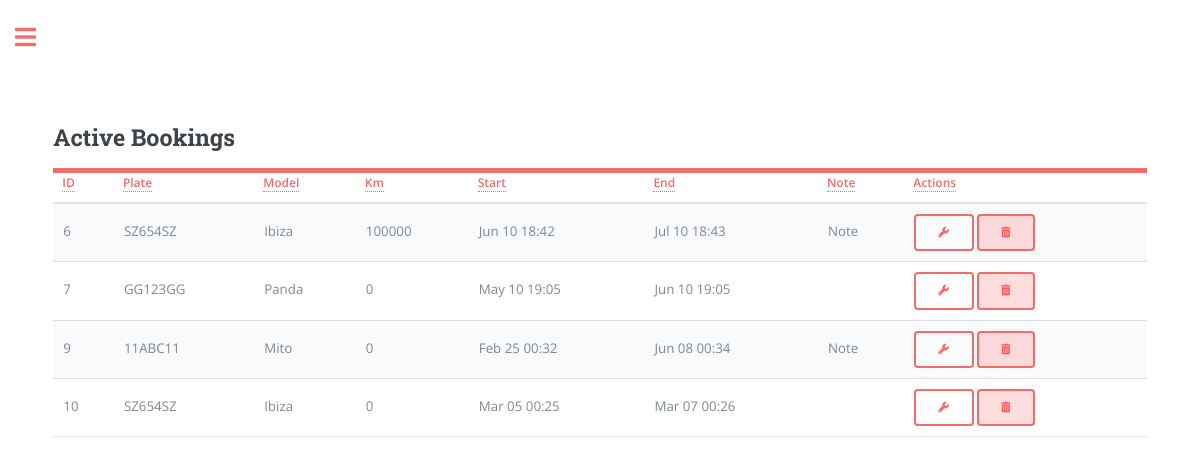
Before: /bookings_view (signed in) with the older database file.
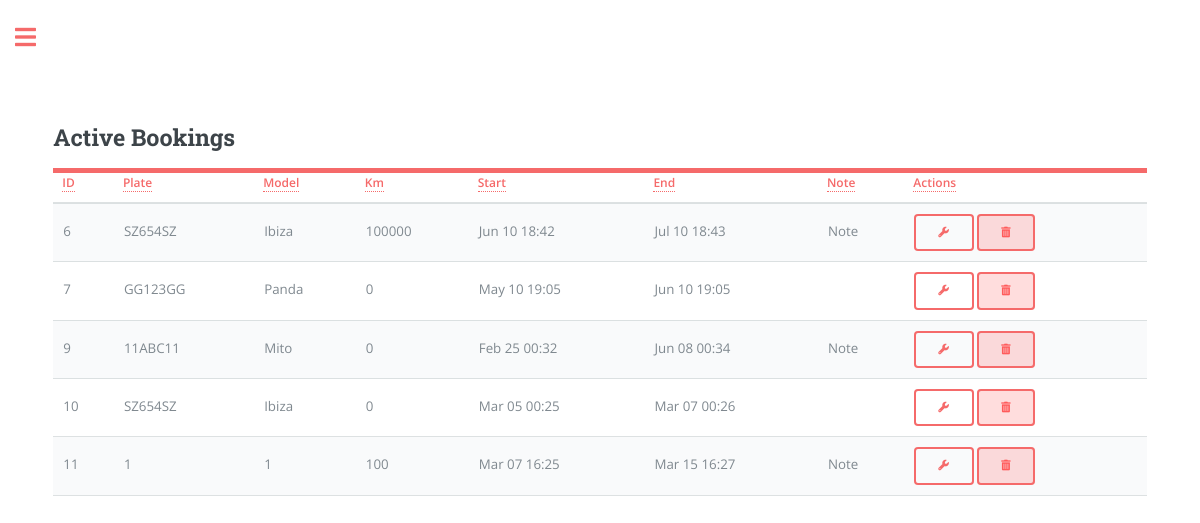
After: the same page with the newer database file.
### app/models.py (models this page shows, shortened)
class Booking(db.Model):
    id = db.Column(db.Integer, primary_key=True)
    start_datetime = db.Column(db.DateTime, nullable=False)
    end_datetime = db.Column(db.DateTime, nullable=False)
    car_plate = db.Column(db.String(8), db.ForeignKey('car.plate'), nullable=False)
    user_id = db.Column(db.Integer, db.ForeignKey('user.id'), nullable=False)
    note = db.Column(db.String(160))
    money = db.Column(db.Integer, default=0, index=True)
    km = db.Column(db.Integer, default=0, index=True) # Car's kilometres when booking
    car = db.relationship('Car', backref='bookings', lazy=True)
    contact_id = db.Column(db.Integer, db.ForeignKey('contacts.id', name='booking_contacts_id'), nullable=True)
    group_id = db.Column(db.Integer, db.ForeignKey('groups.id', name='booking_group'), nullable=True)
    group = db.relationship('Groups', back_populates='bookings', lazy=True)

class Car(db.Model):
    plate = db.Column(db.String(8), primary_key=True, index=True, unique=True)
    make = db.Column(db.String(15), index=True)
    model = db.Column(db.String(15), index=True)
    fuel = db.Column(db.String(8), index=True)
    year = db.Column(db.Integer, index=True)
    cc = db.Column(db.Integer, index=True)
    user_id = db.Column(db.Integer, db.ForeignKey('user.id'))
    days = db.Column(db.Integer, default=0, index=True)
    money = db.Column(db.Integer, default=0, index=True) # Referred as 'revenue'
    car_cost = db.Column(db.Integer, default=0, index=True)
    insurance_cost = db.Column(db.Float, default=0, index=True)
    insurance_expiry_date = db.Column(db.DateTime)
    mot_cost = db.Column(db.Float, default=0, index=True)
    mot_expiry_date = db.Column(db.DateTime)
    road_tax_cost = db.Column(db.Float, default=0, index=True)
    road_tax_expiry_date = db.Column(db.DateTime)
    renewal = db.relationship('Renewal', backref='car', lazy='dynamic')
    km = db.Column(db.Integer, default=0, index=True)

### app/routes.py (the view)
@app.route('/bookings_view', methods=['GET', 'POST'])
@requires_verification
def bookings_view():
    current_date = datetime.utcnow()
    active_bookings = Booking.query.filter(
        (Booking.user_id == current_user.id) &
        (Booking.end_datetime > current_date)
    ).all()
    return render_template('bookings_view.html' if current_user.language == 'en' else f'bookings_view_{current_user.language}.html',
                           user_bookings=active_bookings, page='bookings_view',
                           user_name=current_user.username if current_user.is_authenticated else None)

### app/decorator.py (called while the page is built)
def requires_verification(func):
    @wraps(func)
    def decorated_function(*args, **kwargs):
        if not current_user.is_authenticated:
            flash('You need to log in to access this page.', 'warning')
            return redirect(url_for('login'))  # Redirect to login page
        elif not current_user.is_verified:
            flash('You need to verify your account to access this page.', 'warning')
            return redirect(url_for('confirm_email'))  # Redirect to account verification page
        return func(*args, **kwargs)
    return decorated_function

### app/models.py (called while the page is built)
@login.user_loader
def load_user(id):
    return User.query.get(int(id))

### app/templates/bookings_view.html (shortened to what this page needs)
{% if current_user.language == 'en' %}
    {% extends "index.html" %}
{% else %}
    {% extends "index_" + current_user.language + ".html" %}
{% endif %}
{% block content %}
<head>
  <link rel="stylesheet" href="{{ url_for('static', filename='css/main.css') }}">
  <link rel="stylesheet" href="https://cdnjs.cloudflare.com/ajax/libs/font-awesome/5.15.3/css/all.min.css" />
</head>
<header id="header">
  <h2>Active Bookings</h2>
</header>
<form action="{{ url_for('bookings_manage') }}" method="POST">
<table class="table" id="bookingTable">
    <thead>
      <tr>
        <th scope="col"><a href="#" class="sort-link" data-sort="id">ID</a></th>
        <th scope="col"><a href="#" class="sort-link" data-sort="plate">Plate</a></th>
        <th scope="col"><a href="#" class="sort-link" data-sort="model">Model</a></th>
        <th scope="col"><a href="#" class="sort-link" data-sort="km">{{ current_user.measurement_unit.capitalize() }}</a></th>
        <th scope="col"><a href="#" class="sort-link" data-sort="start_datetime">Start</a></th>
        <th scope="col"><a href="#" class="sort-link" data-sort="end_datetime">End</a></th>
        <th scope="col"><a href="#" class="sort-link" data-sort="note">Note</a></th>
        <th scope="col"><a>Actions</a></th>
      </tr>
    </thead>
    <tbody>
      {% for booking in user_bookings %}
      <tr>
          <td data-sort="id">{{ booking.id }}</td>
          <td data-sort="plate">{{ booking.car.plate }}</td>
          <td data-sort="model">{{ booking.car.model }}</td>
          <td data-sort="km">{{ booking.km }}</td>
          <td data-sort="start_datetime">{{ booking.start_datetime.strftime("%b %d %H:%M") }}</td>
          <td data-sort="end_datetime">{{ booking.end_datetime.strftime("%b %d %H:%M") }}</td>
          <td data-sort="note">
            {% if booking.note %}
            <span class="note-tooltip">
                Note
            </span>
        {% endif %}
          </td>
          <td>
              <button type="submit" class="btn btn-danger" name="manage_booking" value="{{ booking.id }}"><i class="fa-solid fa-wrench"></i></button>
              <button type="submit" class="btn btn-primary btn-delete" name="delete" value="{{ booking.id }}" onclick="return confirm('Are you sure you want to delete this booking?');"><i class="fas fa-trash-alt"></i></button>
        </td>
      </tr>
      {% endfor %}
  </tbody>
</table>
</form>
{% endblock %}

Changed rows visible on the page:
added Booking: id "11", car.plate "1", car.model "1", km "100", start_datetime "Mar 07 16:25", end_datetime "Mar 15 16:27"
